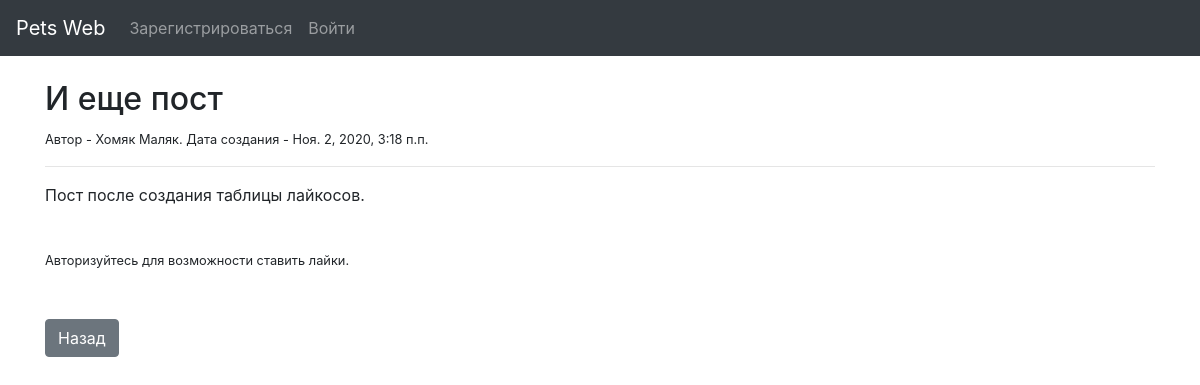
Screenshot of /post/8 with the database file from the repository.
### pets_web/models.py (models this page shows, shortened)
class Post(models.Model):
    author = models.ForeignKey(Pet, on_delete=models.CASCADE)
    title = models.CharField(max_length=200)
    text = RichTextField(blank=True, null=True)
    created_date = models.DateTimeField(default=timezone.now)
    likes = models.ManyToManyField(User, related_name='blog_post')
    def total_likes(self):
        return self.likes.count()

class Pet(models.Model):
    pet_kind = models.ForeignKey(PetKind, on_delete=models.CASCADE)
    name = models.CharField(max_length=50)
    age = models.DateField()
    MALE = 'Муж'
    FEMALE = 'Жен'
    GENDER_CHOICES = [
        (MALE, 'Мужской'),
        (FEMALE, 'Женский')
    ]
    breed = models.CharField(max_length=30)
    description = models.TextField(max_length=1000)
    avatara = models.ImageField(max_length=100, blank=True)
    master = models.ForeignKey(User, on_delete=models.CASCADE)
    def __str__(self):
        return self.pet_kind + ' ' + self.name

class PetKind(models.Model):
    CAT = 'Котейка'
    DOG = 'Собакен'
    CAVY = 'Морская свинка'
    HAMSTER = 'Хомяк'
    FISH = 'Рыбка'
    PET_CHOICES = [
        (CAT, 'Котейка'),
        (DOG, 'Собакен'),
        (CAVY, 'Морская свинка'),
        (HAMSTER, 'Хомяк'),
        (FISH, 'Рыбка')
    ]
    pet_kind = models.CharField(max_length=30, choices=PET_CHOICES)
    def __add__(self, other):
        return self.pet_kind + other

### pets_web/views.py (the view)
# urls.py: path('post/<int:pk>', PostDetailView.as_view(), name='post_detail'),
class PostDetailView(DetailView):
    model = Post
    template_name = 'post.html'
    def get_context_data(self, *args, **kwargs): # Попробовать такую же конструкцию для целей выбора из "своих" питомцев при создании поста.
        context = super(PostDetailView, self).get_context_data(**kwargs)
        stuff = get_object_or_404(Post, id=self.kwargs['pk'])
        total_likes = stuff.total_likes()
        liked = False
        if stuff.likes.filter(id=self.request.user.id).exists():
            liked = True
        context['total_likes'] = total_likes
        context['liked'] = liked
        return context

### pets_web/templates/post.html (shortened to what this page needs)
{% extends 'base.html' %}
{% block content %}
    <br/>
    <h2>{{ post.title }}</h2>
    <small>Автор - {{ post.author }}. Дата создания - {{ post.created_date }}</small>
    <hr>
    <p>{{ post.text|safe }}</p>
    <br/>
    <form action="{% url 'pets_web:like_post' post.id %}" method="POST">
    {% if user.is_authenticated %}
        {% if liked %}
            <button type="submit" name="post_id" value="{{ post.id }}" class="btn btn-danger btn-sm">Unlike</button> - {{ total_likes }} лайков
        {% else %}
            <button type="submit" name="post_id" value="{{ post.id }}" class="btn btn-primary btn-sm">Like</button> - {{ total_likes }} лайков
        {% endif %}
    {% else %}
        <small>Авторизуйтесь для возможности ставить лайки.</small>
    {% endif %}
    </form>
    <br/><br/>
    <a href="{% url 'pets_web:home' %}" class="btn btn-secondary">Назад</a>
{% endblock %}

### rows the page displays
Post: title "И еще пост", author "Хомяк Маляк", created_date "Ноя. 2, 2020, 3:18 п.п.", text "Пост после создания таблицы лайкосов."
